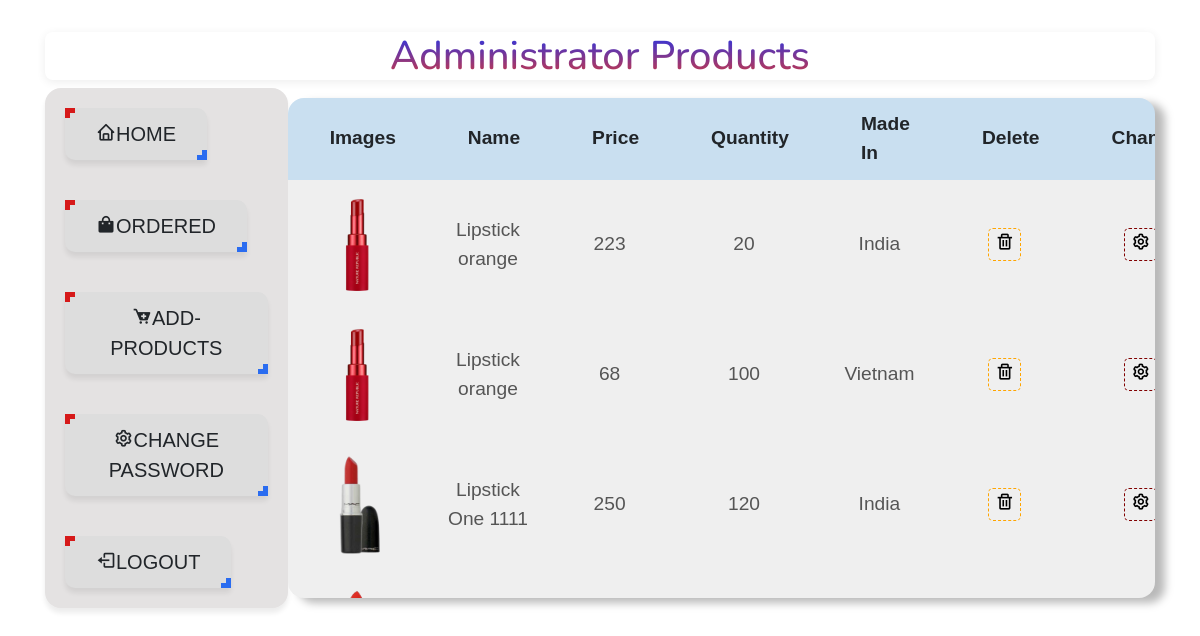
The page /admin/admin-products.php on the database its author committed.
### tables this page shows
CREATE TABLE `products` (
  `id_pd` varchar(10) NOT NULL,
  `images` varchar(100) DEFAULT NULL,
  `name_pd` varchar(50) NOT NULL,
  `price_pd` float NOT NULL,
  `quantity_pd` int(11) NOT NULL,
  `made_in` varchar(1000) DEFAULT NULL
);

### admin/admin-products.php (the view, shortened to what this page needs)
<!DOCTYPE html>
<html lang="en">
    <head>
        <link rel="stylesheet" href="../admin/admin-css/admin-products.css" />
        <link href="https://unpkg.com/boxicons@2.1.4/css/boxicons.min.css" rel="stylesheet" />
        <link rel="stylesheet" href="https://cdnjs.cloudflare.com/ajax/libs/font-awesome/5.15.3/css/all.min.css" />
        <link href="https://cdn.jsdelivr.net/npm/remixicon@2.5.0/fonts/remixicon.css" rel="stylesheet" />
        <link rel="stylesheet" href="https://stackpath.bootstrapcdn.com/bootstrap/4.3.1/css/bootstrap.min.css" />
        <link rel="stylesheet" href="https://stackpath.bootstrapcdn.com/bootstrap/4.3.1/js/bootstrap.bundle.min.js" />
        <link rel="stylesheet" href="https://cdnjs.cloudflare.com/ajax/libs/jquery/3.2.1/jquery.min.js" />
        <link rel="stylesheet"
            href="https://cdnjs.cloudflare.com/ajax/libs/font-awesome/4.7.0/css/font-awesome.min.css" />
    </head>
    <body>
        <div class="container">
            <div class="title">
                <div class="title-small">
                    <h1>Administrator Products</h1>
                </div>
            </div>
            <div class="products">
                <div class="list-menu">
                    <div class="list-menu-table">
                        <a href="../home_afterlogin.php">
                            <div class="btn" id="menu"><i class="bx bx-home"></i>Home</div>
                        </a>
                        <a href="view-order.php">
                            <div class="btn" id="ordered">
                                <i class="bx bxs-shopping-bag"></i>Ordered
                            </div>
                        </a>
                        <a href="add-products.php">
                            <div class="btn" id="cart-add">
                                <i class="bx bxs-cart-add"></i>Add-Products
                            </div>
                        </a>
                        <a href="">
                            <div class="btn" id="change">
                                <i class="bx bx-cog"></i>Change Password
                            </div>
                        </a><a href="">
                            <div class="btn" id="logout">
                                <i class="bx bx-log-out"></i>Logout
                            </div>
                        </a>
                    </div>
                </div>
                <div class="admin-products">
                    <div id="wrapper">
                        <table id="keywords" cellspacing="0" cellpadding="0">
                            <thead>
                                <tr>
                                    <th><span>Images</span></th>
                                    <th><span>Name</span></th>
                                    <th><span>Price</span></th>
                                    <th><span>Quantity</span></th>
                                    <th><span>Made In</span></th>
                                    <th><span>Delete</span></th>
                                    <th><span>Change</span></th>
                                </tr>
                            </thead>
                            <tbody>
                                <?php
                            $connectdb = mysqli_connect('localhost', 'root', '', 'shoplipstick');
                            $infor_cart = mysqli_query($connectdb, "select * from products");
                            while ($products = mysqli_fetch_array($infor_cart)) {
                            ?>
                                <tr>
                                    <td class="lalign">
                                        <?php echo "<img width='100px' height ='100px' src='../img/" . $products['images'] . "'/>";  ?>
                                    </td>
                                    <td><?php echo $products['name_pd']; ?></td>
                                    <td><?php echo $products['price_pd']; ?></td>
                                    <td><?php echo $products['quantity_pd']; ?></td>
                                    <td><?php echo $products['made_in']; ?></td>
                                    <form action="del-products.php" method="POST">
                                        <td>
                                            <button type="submit" id="delete" name="delete"> <i
                                                    class="bx bx-trash"></i></button>
                                        </td>
                                    </form>
                                    <form action="change-products.php" method="POST">
                                        <td>
                                            <button type="submit" id="change_2" name="change"><i
                                                    class="bx bx-cog"></i></button>
                                        </td>
                                    </form>
                                </tr>
                                <?php } ?>
                            </tbody>
                        </table>
                    </div>
                </div>
            </div>
    </body>
</html>

### admin/admin-css/admin-products.css (style rules this page uses)
:root { --box-shadow: 0px 5px 5px rgba(0, 0, 0, 0.075); }
body { background-image: url("../admin-images/admin-products.svg"); display: flex; justify-content: center; align-items: center; flex-direction: column; font-family: "Montserrat", sans-serif; }
.title { margin: auto; margin-top: 2rem; box-shadow: 0px 2px 10px rgba(0, 0, 0, 0.075); width: auto; border-radius: .5rem; }
.title .title-small h1 { display: flex; font-family: Nunito; font-size: 2.5rem; justify-content: center; align-items: center; cursor: pointer; background: -webkit-linear-gradient(90deg, rgb(216, 56, 56), rgb(32, 52, 236)); -webkit-background-clip: text; -webkit-text-fill-color: transparent; }
.products { height: auto; width: auto; border-radius: 1rem; display: flex; justify-content: center; align-items: center;; cursor: pointer; }
.products .list-menu { width: 25%; height: auto; border-radius: 1rem; background-color: rgb(228, 226, 226); box-shadow: 0px 5px 5px rgba(0, 0, 0, 0.075); }
.products .admin-products { width: auto; height: 500px; overflow-y: scroll; background-color: rgb(239, 239, 239); border-radius: 1rem; filter: drop-shadow(10px 5px 4px #b9b9b9); }
.products .list-menu .list-menu-table a { display: flex; justify-content: start; text-decoration: none; }
.products .list-menu .list-menu-table .btn { margin: 20px; cursor: pointer; position: relative; padding: 10px 30px; background: rgb(221, 221, 221); font-size: 20px; text-transform: uppercase; border-top-right-radius: 10px; border-bottom-left-radius: 10px; transition: all .1s ease; box-shadow: var(--box-shadow); }
.products .list-menu .list-menu-table .btn::after, .products .list-menu .list-menu-table .btn::before { content: ""; width: 10px; height: 10px; position: absolute; border: 0px solid rgb(133, 11, 11); }
.products .list-menu .list-menu-table .btn::after { top: -1px; left: -1px; }
.products .list-menu .list-menu-table .btn::before { bottom: -1px; right: -1px; }
#menu::after { border-top: 5px solid rgb(214, 25, 25); border-left: 5px solid rgb(214, 25, 25);; }
#menu::before { border-bottom: 5px solid rgb(42, 108, 240); border-right: 5px solid rgb(42, 108, 240);; }
#ordered::after { border-top: 5px solid rgb(214, 25, 25); border-left: 5px solid rgb(214, 25, 25); }
#ordered::before { border-bottom: 5px solid rgb(42, 108, 240); border-right: 5px solid rgb(42, 108, 240);; }
#change::after { border-top: 5px solid rgb(214, 25, 25); border-left: 5px solid rgb(214, 25, 25); }
#change::before { border-bottom: 5px solid rgb(42, 108, 240); border-right: 5px solid rgb(42, 108, 240);; }
#logout::after { border-top: 5px solid rgb(214, 25, 25); border-left: 5px solid rgb(214, 25, 25); }
#logout::before { border-bottom: 5px solid rgb(42, 108, 240); border-right: 5px solid rgb(42, 108, 240);; }
#cart-add:after { border-top: 5px solid rgb(214, 25, 25); border-left: 5px solid rgb(214, 25, 25); }
#cart-add:before { border-bottom: 5px solid rgb(42, 108, 240); border-right: 5px solid rgb(42, 108, 240);; }
#keywords { margin: 0 auto; font-size: 1.2em; margin-bottom: 15px; overflow-y: scroll; }
#keywords thead { cursor: pointer; background: #c9dff0; }
#keywords thead tr th { font-weight: bold; padding: 12px 30px; padding-left: 42px; }
#keywords thead tr th span { background-repeat: no-repeat; background-position: 100% 100%; }
#keywords tbody tr { color: #555; }
#keywords tbody tr td { text-align: center; padding: 15px 10px; }
#keywords tbody tr td.lalign { text-align: center; }

### rows shown on the page
products: images (picture), name_pd "Lipstick orange", price_pd "223", quantity_pd "20", made_in "India"
products: images (picture), name_pd "Lipstick orange", price_pd "68", quantity_pd "100", made_in "Vietnam"
products: images (picture), name_pd "Lipstick One 1111", price_pd "250", quantity_pd "120", made_in "India"
products: images (picture)
